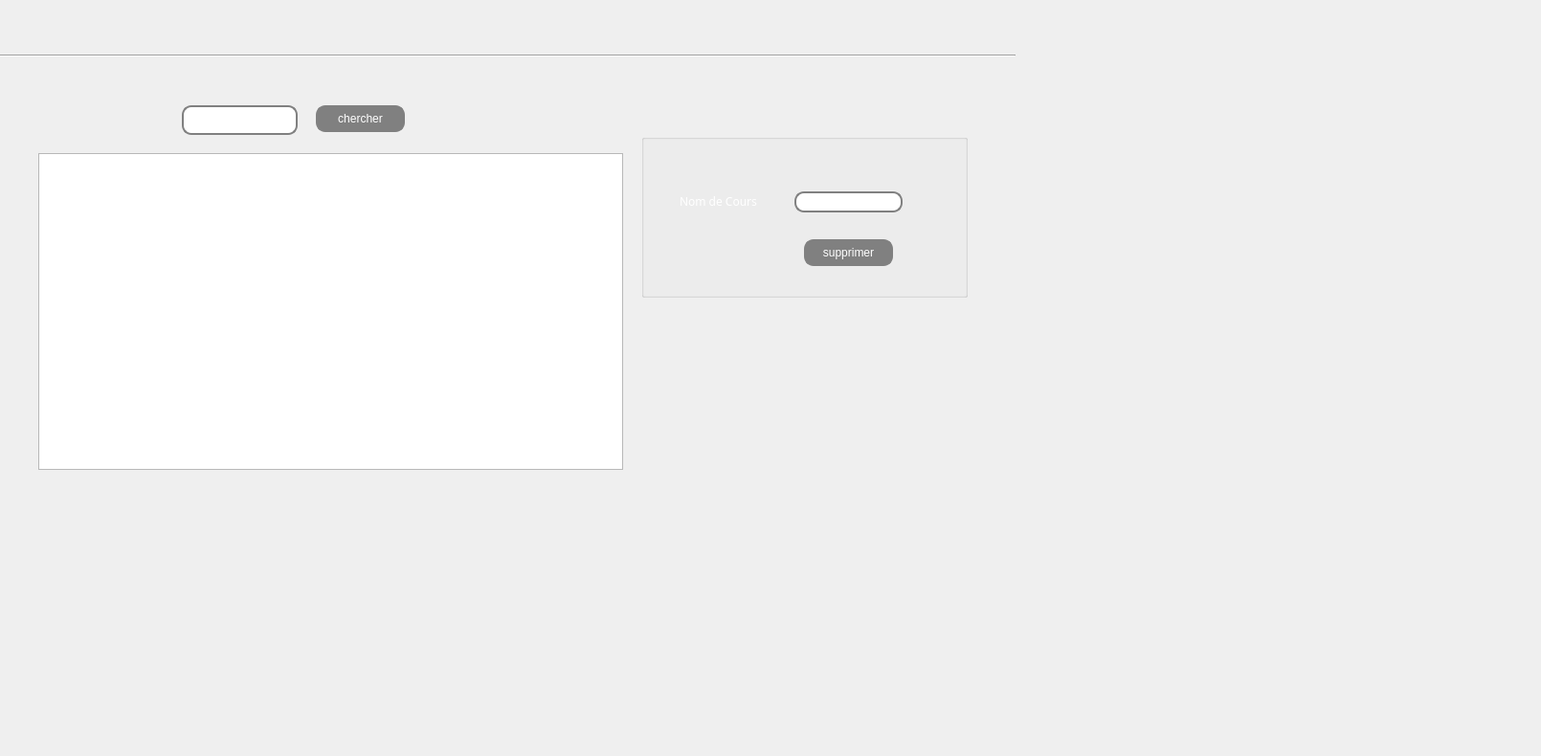
      <widget class="QWidget" name="tab_10">
       <attribute name="title">
        <string>chercher</string>
       </attribute>
       <widget class="Line" name="line_7">
        <property name="geometry">
         <rect>
          <x>0</x>
          <y>50</y>
          <width>1061</width>
          <height>16</height>
         </rect>
        </property>
        <property name="orientation">
         <enum>Qt::Horizontal</enum>
        </property>
       </widget>
       <widget class="QPushButton" name="chercher">
        <property name="geometry">
         <rect>
          <x>330</x>
          <y>110</y>
          <width>93</width>
          <height>28</height>
         </rect>
        </property>
        <property name="styleSheet">
         <string notr="true">color: white;
background:gray;
 border: 2px solid gray;
 border-radius: 10px;



</string>
        </property>
        <property name="text">
         <string>chercher</string>
        </property>
       </widget>
       <widget class="QLineEdit" name="lineEdit_chercher">
        <property name="geometry">
         <rect>
          <x>190</x>
          <y>110</y>
          <width>121</width>
          <height>31</height>
         </rect>
        </property>
        <property name="styleSheet">
         <string notr="true"> border: 2px solid gray;
 border-radius: 10px;</string>
        </property>
        <property name="text">
         <string/>
        </property>
       </widget>
       <widget class="QTableView" name="chercher_cours_2">
        <property name="geometry">
         <rect>
          <x>40</x>
          <y>160</y>
          <width>611</width>
          <height>331</height>
         </rect>
        </property>
       </widget>
       <widget class="QGroupBox" name="groupBox_3">
        <property name="geometry">
         <rect>
          <x>670</x>
          <y>140</y>
          <width>341</width>
          <height>171</height>
         </rect>
        </property>
        <property name="title">
         <string/>
        </property>
        <widget class="QPushButton" name="suppCours_3">
         <property name="geometry">
          <rect>
           <x>170</x>
           <y>110</y>
           <width>93</width>
           <height>28</height>
          </rect>
         </property>
         <property name="styleSheet">
          <string notr="true">color: white;
background:gray;
 border: 2px solid gray;
 border-radius: 10px;



</string>
         </property>
         <property name="text">
          <string>supprimer</string>
         </property>
        </widget>
        <widget class="QLineEdit" name="suppCours">
         <property name="geometry">
          <rect>
           <x>160</x>
           <y>60</y>
           <width>113</width>
           <height>22</height>
          </rect>
         </property>
         <property name="styleSheet">
          <string notr="true"> border: 2px solid gray;
 border-radius: 10px;</string>
         </property>
        </widget>
        <widget class="QLabel" name="suppCours_2">
         <property name="geometry">
          <rect>
           <x>40</x>
           <y>60</y>
           <width>111</width>
           <height>20</height>
          </rect>
         </property>
         <property name="styleSheet">
          <string notr="true">text-align: center;
color:white;
font-family: Arial Black;</string>
         </property>
         <property name="text">
          <string>Nom de Cours</string>
         </property>
        </widget>
        <zorder>suppCours_2</zorder>
        <zorder>suppCours</zorder>
        <zorder>suppCours_3</zorder>
       </widget>
       <widget class="QLabel" name="background_5">
        <property name="geometry">
         <rect>
          <x>0</x>
          <y>0</y>
          <width>1601</width>
          <height>781</height>
         </rect>
        </property>
        <property name="text">
         <string/>
        </property>
       </widget>
       <zorder>background_5</zorder>
       <zorder>line_7</zorder>
       <zorder>chercher</zorder>
       <zorder>lineEdit_chercher</zorder>
       <zorder>chercher_cours_2</zorder>
       <zorder>groupBox_3</zorder>
      </widget>
